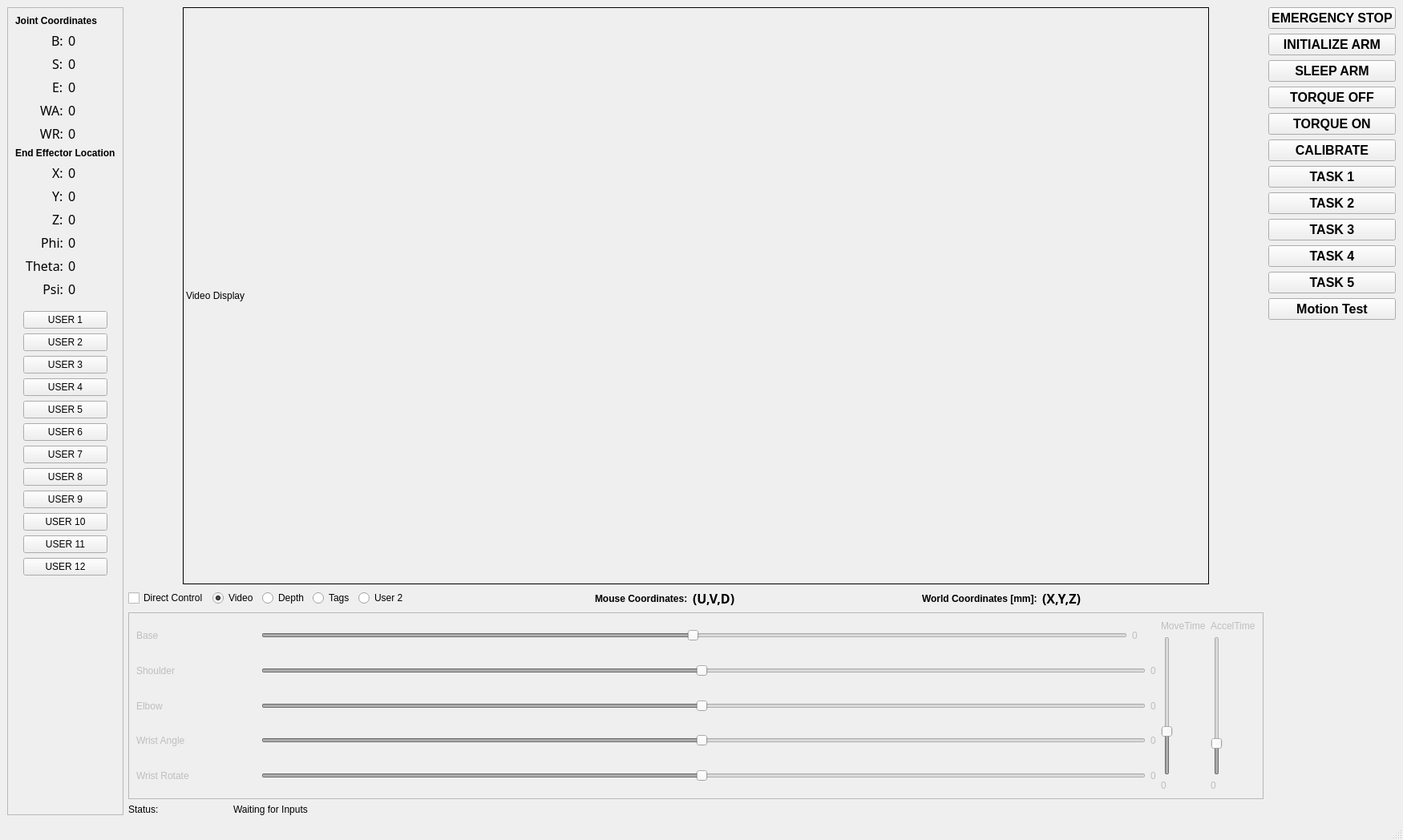
<?xml version="1.0" encoding="UTF-8"?>
<ui version="4.0">
 <class>MainWindow</class>
 <widget class="QMainWindow" name="MainWindow">
  <property name="geometry">
   <rect>
    <x>0</x>
    <y>0</y>
    <width>1750</width>
    <height>1048</height>
   </rect>
  </property>
  <property name="sizePolicy">
   <sizepolicy hsizetype="Fixed" vsizetype="Fixed">
    <horstretch>0</horstretch>
    <verstretch>0</verstretch>
   </sizepolicy>
  </property>
  <property name="cursor">
   <cursorShape>ArrowCursor</cursorShape>
  </property>
  <property name="windowTitle">
   <string>MainWindow</string>
  </property>
  <widget class="QWidget" name="centralwidget">
   <layout class="QVBoxLayout" name="verticalLayout_14">
    <item>
     <layout class="QHBoxLayout" name="horizontalLayout_13">
      <item>
       <widget class="QFrame" name="OutputFrame">
        <property name="enabled">
         <bool>true</bool>
        </property>
        <property name="sizePolicy">
         <sizepolicy hsizetype="Minimum" vsizetype="Minimum">
          <horstretch>0</horstretch>
          <verstretch>0</verstretch>
         </sizepolicy>
        </property>
        <property name="frameShape">
         <enum>QFrame::StyledPanel</enum>
        </property>
        <property name="frameShadow">
         <enum>QFrame::Raised</enum>
        </property>
        <layout class="QVBoxLayout" name="verticalLayout_5">
         <item>
          <widget class="QLabel" name="JointCoordLabel">
           <property name="sizePolicy">
            <sizepolicy hsizetype="Minimum" vsizetype="Minimum">
             <horstretch>0</horstretch>
             <verstretch>0</verstretch>
            </sizepolicy>
           </property>
           <property name="font">
            <font>
             <weight>75</weight>
             <bold>true</bold>
            </font>
           </property>
           <property name="text">
            <string>Joint Coordinates</string>
           </property>
          </widget>
         </item>
         <item>
          <layout class="QHBoxLayout" name="horizontalLayout_3">
           <item>
            <layout class="QVBoxLayout" name="verticalLayout_9">
             <item alignment="Qt::AlignRight">
              <widget class="QLabel" name="BLabel">
               <property name="font">
                <font>
                 <family>Ubuntu Mono</family>
                 <pointsize>12</pointsize>
                </font>
               </property>
               <property name="text">
                <string>B:</string>
               </property>
              </widget>
             </item>
             <item alignment="Qt::AlignRight">
              <widget class="QLabel" name="SLabel">
               <property name="font">
                <font>
                 <family>Ubuntu Mono</family>
                 <pointsize>12</pointsize>
                </font>
               </property>
               <property name="text">
                <string>S:</string>
               </property>
              </widget>
             </item>
             <item alignment="Qt::AlignRight">
              <widget class="QLabel" name="ELabel">
               <property name="font">
                <font>
                 <family>Ubuntu Mono</family>
                 <pointsize>12</pointsize>
                </font>
               </property>
               <property name="text">
                <string>E:</string>
               </property>
              </widget>
             </item>
             <item alignment="Qt::AlignRight">
              <widget class="QLabel" name="WALabel">
               <property name="font">
                <font>
                 <family>Ubuntu Mono</family>
                 <pointsize>12</pointsize>
                </font>
               </property>
               <property name="text">
                <string>WA:</string>
               </property>
              </widget>
             </item>
             <item>
              <widget class="QLabel" name="WRLabel">
               <property name="font">
                <font>
                 <family>Ubuntu Mono</family>
                 <pointsize>12</pointsize>
                </font>
               </property>
               <property name="text">
                <string>WR:</string>
               </property>
               <property name="alignment">
                <set>Qt::AlignRight|Qt::AlignTrailing|Qt::AlignVCenter</set>
               </property>
              </widget>
             </item>
            </layout>
           </item>
           <item>
            <layout class="QVBoxLayout" name="verticalLayout_8">
             <item alignment="Qt::AlignLeft">
              <widget class="QLabel" name="rdoutBaseJC">
               <property name="font">
                <font>
                 <family>Ubuntu Mono</family>
                 <pointsize>12</pointsize>
                </font>
               </property>
               <property name="text">
                <string>0</string>
               </property>
              </widget>
             </item>
             <item alignment="Qt::AlignLeft">
              <widget class="QLabel" name="rdoutShoulderJC">
               <property name="font">
                <font>
                 <family>Ubuntu Mono</family>
                 <pointsize>12</pointsize>
                </font>
               </property>
               <property name="text">
                <string>0</string>
               </property>
              </widget>
             </item>
             <item alignment="Qt::AlignLeft">
              <widget class="QLabel" name="rdoutElbowJC">
               <property name="font">
                <font>
                 <family>Ubuntu Mono</family>
                 <pointsize>12</pointsize>
                </font>
               </property>
               <property name="text">
                <string>0</string>
               </property>
              </widget>
             </item>
             <item alignment="Qt::AlignLeft">
              <widget class="QLabel" name="rdoutWristAJC">
               <property name="font">
                <font>
                 <family>Ubuntu Mono</family>
                 <pointsize>12</pointsize>
                </font>
               </property>
               <property name="text">
                <string>0</string>
               </property>
              </widget>
             </item>
             <item>
              <widget class="QLabel" name="rdoutWristRJC">
               <property name="font">
                <font>
                 <family>Ubuntu Mono</family>
                 <pointsize>12</pointsize>
                </font>
               </property>
               <property name="text">
                <string>0</string>
               </property>
              </widget>
             </item>
            </layout>
           </item>
          </layout>
         </item>
         <item>
          <widget class="QLabel" name="WorldCoordLabel">
           <property name="font">
            <font>
             <weight>75</weight>
             <bold>true</bold>
            </font>
           </property>
           <property name="text">
            <string>End Effector Location</string>
           </property>
          </widget>
         </item>
         <item>
          <layout class="QHBoxLayout" name="horizontalLayout_4">
           <item>
            <layout class="QVBoxLayout" name="verticalLayout_13">
             <item alignment="Qt::AlignRight">
              <widget class="QLabel" name="XLabel">
               <property name="font">
                <font>
                 <family>Ubuntu Mono</family>
                 <pointsize>12</pointsize>
                </font>
               </property>
               <property name="text">
                <string>X:</string>
               </property>
               <property name="scaledContents">
                <bool>false</bool>
               </property>
              </widget>
             </item>
             <item alignment="Qt::AlignRight">
              <widget class="QLabel" name="YLabel">
               <property name="font">
                <font>
                 <family>Ubuntu Mono</family>
                 <pointsize>12</pointsize>
                </font>
               </property>
               <property name="text">
                <string>Y:</string>
               </property>
              </widget>
             </item>
             <item alignment="Qt::AlignRight">
              <widget class="QLabel" name="ZLabel">
               <property name="font">
                <font>
                 <family>Ubuntu Mono</family>
                 <pointsize>12</pointsize>
                </font>
               </property>
               <property name="text">
                <string>Z:</string>
               </property>
              </widget>
             </item>
             <item alignment="Qt::AlignRight">
              <widget class="QLabel" name="PhiLabel">
               <property name="enabled">
                <bool>true</bool>
               </property>
               <property name="font">
                <font>
                 <family>Ubuntu Mono</family>
                 <pointsize>12</pointsize>
                </font>
               </property>
               <property name="text">
                <string>Phi:</string>
               </property>
              </widget>
             </item>
             <item>
              <widget class="QLabel" name="ThetaLabel">
               <property name="enabled">
                <bool>true</bool>
               </property>
               <property name="font">
                <font>
                 <family>Ubuntu Mono</family>
                 <pointsize>12</pointsize>
                </font>
               </property>
               <property name="text">
                <string>Theta:</string>
               </property>
               <property name="alignment">
                <set>Qt::AlignRight|Qt::AlignTrailing|Qt::AlignVCenter</set>
               </property>
              </widget>
             </item>
             <item>
              <widget class="QLabel" name="PsiLabel">
               <property name="enabled">
                <bool>true</bool>
               </property>
               <property name="font">
                <font>
                 <family>Ubuntu Mono</family>
                 <pointsize>12</pointsize>
                </font>
               </property>
               <property name="text">
                <string>Psi:</string>
               </property>
               <property name="alignment">
                <set>Qt::AlignRight|Qt::AlignTrailing|Qt::AlignVCenter</set>
               </property>
              </widget>
             </item>
            </layout>
           </item>
           <item>
            <layout class="QVBoxLayout" name="verticalLayout_12">
             <item alignment="Qt::AlignLeft">
              <widget class="QLabel" name="rdoutX">
               <property name="font">
                <font>
                 <family>Ubuntu Mono</family>
                 <pointsize>12</pointsize>
                </font>
               </property>
               <property name="text">
                <string>0</string>
               </property>
              </widget>
             </item>
             <item alignment="Qt::AlignLeft">
              <widget class="QLabel" name="rdoutY">
               <property name="font">
                <font>
                 <family>Ubuntu Mono</family>
                 <pointsize>12</pointsize>
                </font>
               </property>
               <property name="text">
                <string>0</string>
               </property>
              </widget>
             </item>
             <item alignment="Qt::AlignLeft">
              <widget class="QLabel" name="rdoutZ">
               <property name="font">
                <font>
                 <family>Ubuntu Mono</family>
                 <pointsize>12</pointsize>
                </font>
               </property>
               <property name="text">
                <string>0</string>
               </property>
              </widget>
             </item>
             <item alignment="Qt::AlignLeft">
              <widget class="QLabel" name="rdoutPhi">
               <property name="font">
                <font>
                 <family>Ubuntu Mono</family>
                 <pointsize>12</pointsize>
                </font>
               </property>
               <property name="text">
                <string>0</string>
               </property>
              </widget>
             </item>
             <item>
              <widget class="QLabel" name="rdoutTheta">
               <property name="font">
                <font>
                 <family>Ubuntu Mono</family>
                 <pointsize>12</pointsize>
                </font>
               </property>
               <property name="text">
                <string>0</string>
               </property>
              </widget>
             </item>
             <item>
              <widget class="QLabel" name="rdoutPsi">
               <property name="font">
                <font>
                 <family>Ubuntu Mono</family>
                 <pointsize>12</pointsize>
                </font>
               </property>
               <property name="text">
                <string>0</string>
               </property>
              </widget>
             </item>
            </layout>
           </item>
          </layout>
         </item>
         <item>
          <layout class="QVBoxLayout" name="Group2">
           <property name="margin">
            <number>10</number>
           </property>
           <item>
            <widget class="QPushButton" name="btnUser1">
             <property name="text">
              <string>USER 1</string>
             </property>
            </widget>
           </item>
           <item>
            <widget class="QPushButton" name="btnUser2">
             <property name="text">
              <string>USER 2</string>
             </property>
            </widget>
           </item>
           <item>
            <widget class="QPushButton" name="btnUser3">
             <property name="text">
              <string>USER 3</string>
             </property>
            </widget>
           </item>
           <item>
            <widget class="QPushButton" name="btnUser4">
             <property name="text">
              <string>USER 4</string>
             </property>
            </widget>
           </item>
           <item>
            <widget class="QPushButton" name="btnUser5">
             <property name="text">
              <string>USER 5</string>
             </property>
            </widget>
           </item>
           <item>
            <widget class="QPushButton" name="btnUser6">
             <property name="text">
              <string>USER 6</string>
             </property>
            </widget>
           </item>
           <item>
            <widget class="QPushButton" name="btnUser7">
             <property name="text">
              <string>USER 7</string>
             </property>
            </widget>
           </item>
           <item>
            <widget class="QPushButton" name="btnUser8">
             <property name="text">
              <string>USER 8</string>
             </property>
            </widget>
           </item>
           <item>
            <widget class="QPushButton" name="btnUser9">
             <property name="text">
              <string>USER 9</string>
             </property>
            </widget>
           </item>
           <item>
            <widget class="QPushButton" name="btnUser10">
             <property name="text">
              <string>USER 10</string>
             </property>
             <property name="autoRepeatDelay">
              <number>300</number>
             </property>
            </widget>
           </item>
           <item>
            <widget class="QPushButton" name="btnUser11">
             <property name="text">
              <string>USER 11</string>
             </property>
             <property name="autoRepeatDelay">
              <number>300</number>
             </property>
            </widget>
           </item>
           <item>
            <widget class="QPushButton" name="btnUser12">
             <property name="text">
              <string>USER 12</string>
             </property>
             <property name="autoRepeatDelay">
              <number>300</number>
             </property>
            </widget>
           </item>
          </layout>
         </item>
         <item>
          <spacer name="verticalSpacer_2">
           <property name="orientation">
            <enum>Qt::Vertical</enum>
           </property>
           <property name="sizeHint" stdset="0">
            <size>
             <width>20</width>
             <height>40</height>
            </size>
           </property>
          </spacer>
         </item>
        </layout>
       </widget>
      </item>
      <item>
       <layout class="QVBoxLayout" name="verticalLayout_4">
        <item>
         <layout class="QHBoxLayout" name="horizontalLayout_12">
          <item>
           <spacer name="horizontalSpacer_8">
            <property name="orientation">
             <enum>Qt::Horizontal</enum>
            </property>
            <property name="sizeHint" stdset="0">
             <size>
              <width>40</width>
              <height>20</height>
             </size>
            </property>
           </spacer>
          </item>
          <item>
           <widget class="QLabel" name="videoDisplay">
            <property name="minimumSize">
             <size>
              <width>1280</width>
              <height>720</height>
             </size>
            </property>
            <property name="maximumSize">
             <size>
              <width>1280</width>
              <height>720</height>
             </size>
            </property>
            <property name="cursor">
             <cursorShape>CrossCursor</cursorShape>
            </property>
            <property name="mouseTracking">
             <bool>true</bool>
            </property>
            <property name="frameShape">
             <enum>QFrame::Box</enum>
            </property>
            <property name="text">
             <string>Video Display</string>
            </property>
           </widget>
          </item>
          <item>
           <spacer name="horizontalSpacer_9">
            <property name="orientation">
             <enum>Qt::Horizontal</enum>
            </property>
            <property name="sizeHint" stdset="0">
             <size>
              <width>40</width>
              <height>20</height>
             </size>
            </property>
           </spacer>
          </item>
         </layout>
        </item>
        <item>
         <layout class="QHBoxLayout" name="horizontalLayout_2">
          <item>
           <widget class="QCheckBox" name="chk_directcontrol">
            <property name="text">
             <string>Direct Control</string>
            </property>
            <property name="checked">
             <bool>false</bool>
            </property>
           </widget>
          </item>
          <item>
           <widget class="QRadioButton" name="radioVideo">
            <property name="text">
             <string>Video</string>
            </property>
            <property name="checked">
             <bool>true</bool>
            </property>
            <property name="autoExclusive">
             <bool>true</bool>
            </property>
           </widget>
          </item>
          <item>
           <widget class="QRadioButton" name="radioDepth">
            <property name="text">
             <string>Depth</string>
            </property>
           </widget>
          </item>
          <item>
           <widget class="QRadioButton" name="radioUsr1">
            <property name="text">
             <string>Tags</string>
            </property>
           </widget>
          </item>
          <item>
           <widget class="QRadioButton" name="radioUsr2">
            <property name="text">
             <string>User 2</string>
            </property>
           </widget>
          </item>
          <item>
           <spacer name="horizontalSpacer_4">
            <property name="orientation">
             <enum>Qt::Horizontal</enum>
            </property>
            <property name="sizeHint" stdset="0">
             <size>
              <width>40</width>
              <height>20</height>
             </size>
            </property>
           </spacer>
          </item>
          <item>
           <widget class="QLabel" name="PixelCoordLabel">
            <property name="font">
             <font>
              <weight>75</weight>
              <bold>true</bold>
             </font>
            </property>
            <property name="text">
             <string>Mouse Coordinates:</string>
            </property>
           </widget>
          </item>
          <item>
           <widget class="QLabel" name="rdoutMousePixels">
            <property name="font">
             <font>
              <family>Ubuntu Mono</family>
              <pointsize>12</pointsize>
              <weight>75</weight>
              <bold>true</bold>
             </font>
            </property>
            <property name="text">
             <string>(U,V,D)</string>
            </property>
            <property name="textFormat">
             <enum>Qt::AutoText</enum>
            </property>
           </widget>
          </item>
          <item>
           <spacer name="horizontalSpacer_3">
            <property name="orientation">
             <enum>Qt::Horizontal</enum>
            </property>
            <property name="sizeHint" stdset="0">
             <size>
              <width>40</width>
              <height>20</height>
             </size>
            </property>
           </spacer>
          </item>
          <item>
           <widget class="QLabel" name="PixelCoordLabel_2">
            <property name="font">
             <font>
              <weight>75</weight>
              <bold>true</bold>
             </font>
            </property>
            <property name="text">
             <string>World Coordinates [mm]:</string>
            </property>
           </widget>
          </item>
          <item>
           <widget class="QLabel" name="rdoutMouseWorld">
            <property name="font">
             <font>
              <family>Ubuntu Mono</family>
              <pointsize>12</pointsize>
              <weight>75</weight>
              <bold>true</bold>
             </font>
            </property>
            <property name="text">
             <string>(X,Y,Z)</string>
            </property>
            <property name="textFormat">
             <enum>Qt::AutoText</enum>
            </property>
           </widget>
          </item>
          <item>
           <spacer name="horizontalSpacer_2">
            <property name="orientation">
             <enum>Qt::Horizontal</enum>
            </property>
            <property name="sizeHint" stdset="0">
             <size>
              <width>40</width>
              <height>20</height>
             </size>
            </property>
           </spacer>
          </item>
         </layout>
        </item>
        <item>
         <widget class="QFrame" name="SliderFrame">
          <property name="enabled">
           <bool>false</bool>
          </property>
          <property name="frameShape">
           <enum>QFrame::StyledPanel</enum>
          </property>
          <property name="frameShadow">
           <enum>QFrame::Raised</enum>
          </property>
          <property name="lineWidth">
           <number>1</number>
          </property>
          <layout class="QVBoxLayout" name="verticalLayout_16">
           <item>
            <layout class="QHBoxLayout" name="horizontalLayout_6"/>
           </item>
           <item>
            <layout class="QHBoxLayout" name="horizontalLayout_9">
             <item>
              <layout class="QVBoxLayout" name="verticalLayout_2">
               <item>
                <layout class="QHBoxLayout" name="horizontalLayout">
                 <item>
                  <widget class="QLabel" name="BLabelS">
                   <property name="minimumSize">
                    <size>
                     <width>150</width>
                     <height>0</height>
                    </size>
                   </property>
                   <property name="text">
                    <string>Base</string>
                   </property>
                   <property name="alignment">
                    <set>Qt::AlignLeading|Qt::AlignLeft|Qt::AlignVCenter</set>
                   </property>
                  </widget>
                 </item>
                 <item>
                  <widget class="QSlider" name="sldrBase">
                   <property name="minimum">
                    <number>-179</number>
                   </property>
                   <property name="maximum">
                    <number>180</number>
                   </property>
                   <property name="orientation">
                    <enum>Qt::Horizontal</enum>
                   </property>
                  </widget>
                 </item>
                 <item>
                  <widget class="QLabel" name="rdoutBase">
                   <property name="minimumSize">
                    <size>
                     <width>30</width>
                     <height>0</height>
                    </size>
                   </property>
                   <property name="text">
                    <string>0</string>
                   </property>
                  </widget>
                 </item>
                </layout>
               </item>
               <item>
                <layout class="QHBoxLayout" name="horizontalLayout_7">
                 <item>
                  <widget class="QLabel" name="SLabelS">
                   <property name="minimumSize">
                    <size>
                     <width>150</width>
                     <height>0</height>
                    </size>
                   </property>
                   <property name="text">
                    <string>Shoulder</string>
                   </property>
                   <property name="alignment">
                    <set>Qt::AlignLeading|Qt::AlignLeft|Qt::AlignVCenter</set>
                   </property>
                  </widget>
                 </item>
                 <item>
                  <widget class="QSlider" name="sldrShoulder">
                   <property name="minimum">
                    <number>-179</number>
                   </property>
                   <property name="maximum">
                    <number>180</number>
                   </property>
                   <property name="orientation">
                    <enum>Qt::Horizontal</enum>
                   </property>
                  </widget>
                 </item>
                 <item>
                  <widget class="QLabel" name="rdoutShoulder">
                   <property name="text">
                    <string>0</string>
                   </property>
                  </widget>
                 </item>
                </layout>
               </item>
               <item>
                <layout class="QHBoxLayout" name="horizontalLayout_8">
                 <item>
                  <widget class="QLabel" name="ELabelS">
                   <property name="minimumSize">
                    <size>
                     <width>150</width>
                     <height>0</height>
                    </size>
                   </property>
                   <property name="text">
                    <string>Elbow</string>
                   </property>
                   <property name="alignment">
                    <set>Qt::AlignLeading|Qt::AlignLeft|Qt::AlignVCenter</set>
                   </property>
                  </widget>
                 </item>
                 <item>
                  <widget class="QSlider" name="sldrElbow">
                   <property name="minimum">
                    <number>-179</number>
                   </property>
                   <property name="maximum">
                    <number>180</number>
                   </property>
                   <property name="orientation">
                    <enum>Qt::Horizontal</enum>
                   </property>
                  </widget>
                 </item>
                 <item>
                  <widget class="QLabel" name="rdoutElbow">
                   <property name="text">
                    <string>0</string>
                   </property>
                  </widget>
                 </item>
                </layout>
               </item>
               <item>
                <layout class="QHBoxLayout" name="horizontalLayout_11">
                 <item>
                  <widget class="QLabel" name="WALabelS">
                   <property name="minimumSize">
                    <size>
                     <width>150</width>
                     <height>0</height>
                    </size>
                   </property>
                   <property name="text">
                    <string>Wrist Angle</string>
                   </property>
                   <property name="alignment">
                    <set>Qt::AlignLeading|Qt::AlignLeft|Qt::AlignVCenter</set>
                   </property>
                  </widget>
                 </item>
                 <item>
                  <widget class="QSlider" name="sldrWristA">
                   <property name="minimum">
                    <number>-179</number>
                   </property>
                   <property name="maximum">
                    <number>180</number>
                   </property>
                   <property name="orientation">
                    <enum>Qt::Horizontal</enum>
                   </property>
                  </widget>
                 </item>
                 <item>
                  <widget class="QLabel" name="rdoutWristA">
                   <property name="text">
                    <string>0</string>
                   </property>
                  </widget>
                 </item>
                </layout>
               </item>
               <item>
                <layout class="QHBoxLayout" name="horizontalLayout_15">
                 <item>
                  <widget class="QLabel" name="WRLabelS">
                   <property name="minimumSize">
                    <size>
                     <width>150</width>
                     <height>0</height>
                    </size>
                   </property>
                   <property name="text">
                    <string>Wrist Rotate</string>
                   </property>
                   <property name="alignment">
                    <set>Qt::AlignLeading|Qt::AlignLeft|Qt::AlignVCenter</set>
                   </property>
                  </widget>
                 </item>
                 <item>
                  <widget class="QSlider" name="sldrWristR">
                   <property name="minimum">
                    <number>-179</number>
                   </property>
                   <property name="maximum">
                    <number>180</number>
                   </property>
                   <property name="orientation">
                    <enum>Qt::Horizontal</enum>
                   </property>
                  </widget>
                 </item>
                 <item>
                  <widget class="QLabel" name="rdoutWristR">
                   <property name="text">
                    <string>0</string>
                   </property>
                  </widget>
                 </item>
                </layout>
               </item>
              </layout>
             </item>
             <item>
              <layout class="QVBoxLayout" name="verticalLayout_10">
               <item>
                <widget class="QLabel" name="MoveTimeLabel">
                 <property name="text">
                  <string>MoveTime</string>
                 </property>
                </widget>
               </item>
               <item>
                <widget class="QSlider" name="sldrMoveTime">
                 <property name="maximum">
                  <number>100</number>
                 </property>
                 <property name="value">
                  <number>30</number>
                 </property>
                 <property name="orientation">
                  <enum>Qt::Vertical</enum>
                 </property>
                </widget>
               </item>
               <item>
                <widget class="QLabel" name="rdoutMoveTime">
                 <property name="text">
                  <string>0</string>
                 </property>
                </widget>
               </item>
              </layout>
             </item>
             <item>
              <layout class="QVBoxLayout" name="verticalLayout_7">
               <item>
                <widget class="QLabel" name="AccelTimeLabel">
                 <property name="text">
                  <string>AccelTime</string>
                 </property>
                </widget>
               </item>
               <item>
                <widget class="QSlider" name="sldrAccelTime">
                 <property name="maximum">
                  <number>100</number>
                 </property>
                 <property name="value">
                  <number>20</number>
                 </property>
                 <property name="sliderPosition">
                  <number>20</number>
                 </property>
                 <property name="orientation">
                  <enum>Qt::Vertical</enum>
                 </property>
                </widget>
               </item>
               <item>
                <widget class="QLabel" name="rdoutAccelTime">
                 <property name="text">
                  <string>0</string>
                 </property>
                </widget>
               </item>
              </layout>
             </item>
            </layout>
           </item>
           <item>
            <layout class="QHBoxLayout" name="horizontalLayout_10"/>
           </item>
          </layout>
         </widget>
        </item>
        <item>
         <layout class="QHBoxLayout" name="horizontalLayout_14">
          <item>
           <widget class="QLabel" name="label_3">
            <property name="maximumSize">
             <size>
              <width>125</width>
              <height>16777215</height>
             </size>
            </property>
            <property name="text">
             <string>Status:</string>
            </property>
           </widget>
          </item>
          <item>
           <widget class="QLabel" name="rdoutStatus">
            <property name="font">
             <font>
              <pointsize>9</pointsize>
             </font>
            </property>
            <property name="text">
             <string>Waiting for Inputs</string>
            </property>
            <property name="textFormat">
             <enum>Qt::AutoText</enum>
            </property>
            <property name="alignment">
             <set>Qt::AlignLeading|Qt::AlignLeft|Qt::AlignVCenter</set>
            </property>
            <property name="wordWrap">
             <bool>true</bool>
            </property>
           </widget>
          </item>
         </layout>
        </item>
       </layout>
      </item>
      <item>
       <layout class="QVBoxLayout" name="verticalLayout_11">
        <item>
         <widget class="QPushButton" name="btn_estop">
          <property name="font">
           <font>
            <pointsize>12</pointsize>
            <weight>75</weight>
            <bold>true</bold>
           </font>
          </property>
          <property name="text">
           <string>EMERGENCY STOP</string>
          </property>
         </widget>
        </item>
        <item>
         <widget class="QPushButton" name="btn_init_arm">
          <property name="font">
           <font>
            <pointsize>12</pointsize>
            <weight>75</weight>
            <bold>true</bold>
           </font>
          </property>
          <property name="text">
           <string>INITIALIZE ARM</string>
          </property>
         </widget>
        </item>
        <item>
         <widget class="QPushButton" name="btn_sleep_arm">
          <property name="font">
           <font>
            <pointsize>12</pointsize>
            <weight>75</weight>
            <bold>true</bold>
           </font>
          </property>
          <property name="text">
           <string>SLEEP ARM</string>
          </property>
         </widget>
        </item>
        <item>
         <widget class="QPushButton" name="btn_torq_off">
          <property name="font">
           <font>
            <pointsize>12</pointsize>
            <weight>75</weight>
            <bold>true</bold>
           </font>
          </property>
          <property name="text">
           <string>TORQUE OFF</string>
          </property>
         </widget>
        </item>
        <item>
         <widget class="QPushButton" name="btn_torq_on">
          <property name="font">
           <font>
            <pointsize>12</pointsize>
            <weight>75</weight>
            <bold>true</bold>
           </font>
          </property>
          <property name="text">
           <string>TORQUE ON</string>
          </property>
         </widget>
        </item>
        <item>
         <widget class="QPushButton" name="btn_calibrate">
          <property name="font">
           <font>
            <pointsize>12</pointsize>
            <weight>75</weight>
            <bold>true</bold>
           </font>
          </property>
          <property name="text">
           <string>CALIBRATE</string>
          </property>
         </widget>
        </item>
        <item>
         <widget class="QPushButton" name="btn_task1">
          <property name="font">
           <font>
            <pointsize>12</pointsize>
            <weight>75</weight>
            <bold>true</bold>
           </font>
          </property>
          <property name="text">
           <string>TASK 1</string>
          </property>
         </widget>
        </item>
        <item>
         <widget class="QPushButton" name="btn_task2">
          <property name="font">
           <font>
            <pointsize>12</pointsize>
            <weight>75</weight>
            <bold>true</bold>
           </font>
          </property>
          <property name="text">
           <string>TASK 2</string>
          </property>
         </widget>
        </item>
        <item>
         <widget class="QPushButton" name="btn_task3">
          <property name="font">
           <font>
            <pointsize>12</pointsize>
            <weight>75</weight>
            <bold>true</bold>
           </font>
          </property>
          <property name="text">
           <string>TASK 3</string>
          </property>
         </widget>
        </item>
        <item>
         <widget class="QPushButton" name="btn_task4">
          <property name="font">
           <font>
            <pointsize>12</pointsize>
            <weight>75</weight>
            <bold>true</bold>
           </font>
          </property>
          <property name="text">
           <string>TASK 4</string>
          </property>
         </widget>
        </item>
        <item>
         <widget class="QPushButton" name="btn_task5">
          <property name="font">
           <font>
            <pointsize>12</pointsize>
            <weight>75</weight>
            <bold>true</bold>
           </font>
          </property>
          <property name="text">
           <string>TASK 5</string>
          </property>
         </widget>
        </item>
        <item>
         <widget class="QPushButton" name="motion_test">
          <property name="font">
           <font>
            <pointsize>12</pointsize>
            <weight>75</weight>
            <bold>true</bold>
           </font>
          </property>
          <property name="text">
           <string>Motion Test</string>
          </property>
         </widget>
        </item>
        <item>
         <spacer name="verticalSpacer_3">
          <property name="orientation">
           <enum>Qt::Vertical</enum>
          </property>
          <property name="sizeHint" stdset="0">
           <size>
            <width>20</width>
            <height>40</height>
           </size>
          </property>
         </spacer>
        </item>
       </layout>
      </item>
     </layout>
    </item>
   </layout>
  </widget>
  <widget class="QStatusBar" name="statusbar"/>
 </widget>
 <resources/>
 <connections/>
</ui>
